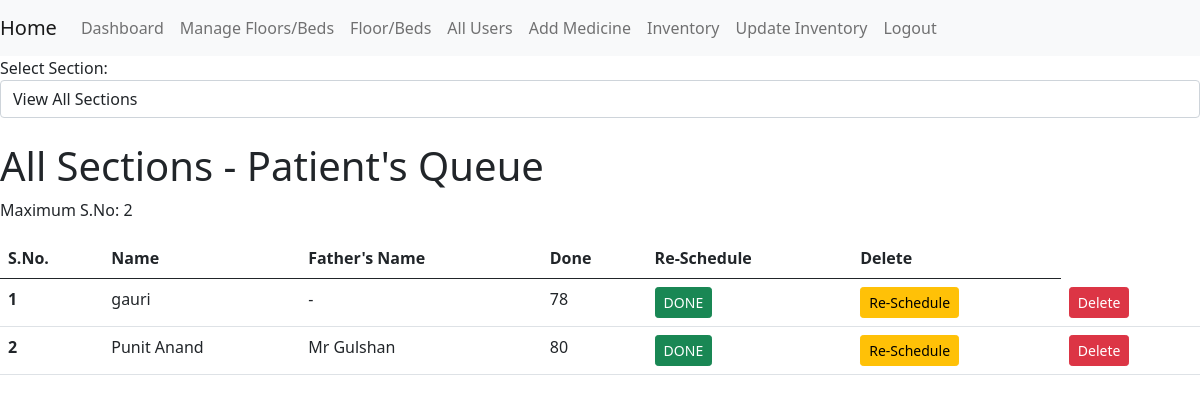
Screenshot of /queue (signed in) with the database file from the repository.
### app.py (models this page shows, shortened)
class Patient_details(db.Model):
    id = db.Column(db.Integer, primary_key=True)
    name = db.Column(db.Text)
    gender = db.Column(db.Text)
    state = db.Column(db.Text)
    phn_no = db.Column(db.Integer)
    weight = db.Column(db.Integer)
    age = db.Column(db.Integer)
    blood_group = db.Column(db.Text)
    fathers_name = db.Column(db.Text)
    section = db.Column(db.Text)
    can_view_records = db.Column(db.Boolean, default=True, nullable=False, server_default='1')

### app.py (the view)
@app.route('/queue', methods=['GET'])
@login_required
def queue_by_section():
    section = request.args.get('section', 'All Sections')  # Default to 'All Sections' if not provided
    allowed_sections = ['General Medicine', 'Pediatrics', 'Orthopedics', 'Cardiology', 'All Sections']
    if section not in allowed_sections:
        section = 'All Sections'  # Fallback to default
    if section == 'All Sections':
        all_patients = Patient_details.query.filter_by(can_view_records=True).all()
    else:
        all_patients = Patient_details.query.filter_by(section=section, can_view_records=True).all()
    total_patients = len(all_patients)
    return render_template('queue.html', all_patients=all_patients, total_patients=total_patients, section=section)

### app.py (called while the page is built)
@login_manager.user_loader
def load_user(user_id):
    return User.query.get(int(user_id))

### templates/queue.html (shortened to what this page needs)
{% extends "base.html" %}
{% block content %}
<form action="{{ url_for('queue_by_section') }}" method="get" class="mb-4">
    <div class="form-group">
        <label for="section">Select Section:</label>
        <select name="section" id="section" class="form-control" onchange="this.form.submit()">
            <option value="All Sections" {% if section == 'All Sections' %}selected{% endif %}>View All Sections</option>
        </select>
    </div>
</form>
<h1>{{ section }} - Patient's Queue</h1>
<p>Maximum S.No: {{ total_patients }}</p>
<table class="table">
    <thead>
        <tr>
            <th scope="col">S.No.</th>
            <th scope="col">Name</th>
            <th scope="col">Father's Name</th>
            <th scope="col">Done</th>
            <th scope="col">Re-Schedule</th>
            <th scope="col">Delete</th>
        </tr>
    </thead>
    <tbody>
        {% for patient in all_patients %}
        <tr>
            <th scope="row">{{ loop.index }}</th>
            <td>{{ patient.name }}</td>
            <td>{{ patient.fathers_name }}</td>
            <td>{{ patient.id }}</td>
            <td>
                <form action="{{ url_for('mark_done', id=patient.id) }}?section={{ section }}" method="post">
                    <button type="submit" class="btn btn-sm btn-success">DONE</button>
                </form>
            </td>
            <td>
                <form action="{{ url_for('reschedule_patient', id=patient.id) }}?section={{ section }}" method="post">
                    <button type="submit" class="btn btn-sm btn-warning">Re-Schedule</button>
                </form>
            </td>
            <td>
                <form action="{{ url_for('delete_patient', id=patient.id) }}?section={{ section }}" method="post">
                    <button type="submit" class="btn btn-sm btn-danger">Delete</button>
                </form>
            </td>
        </tr>
        {% endfor %}
    </tbody>
</table>
{% endblock %}

### rows the page displays
Patient_details: name "gauri", fathers_name "-", id "78"
Patient_details: name "Punit Anand", fathers_name "Mr Gulshan", id "80"

### other values shown
{{ section }} "All Sections"
{{ total_patients }} "2"
